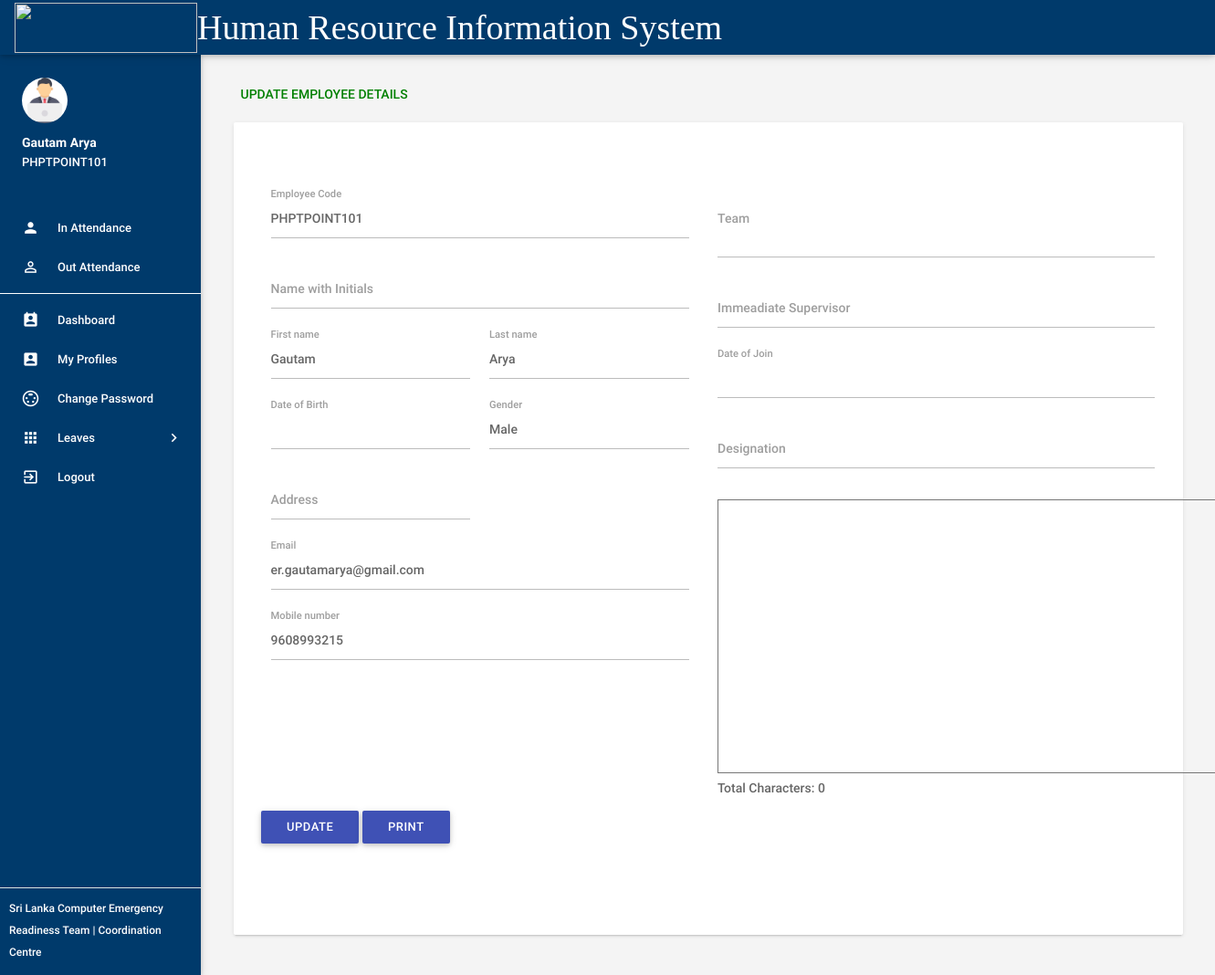
The page /myprofile.php (signed in) on the database its author committed.
### tables this page shows
CREATE TABLE `tblemployees` (
  `id` int(11) NOT NULL,
  `EmpId` varchar(100) NOT NULL,
  `NamewithInitials` varchar(20) NOT NULL,
  `FirstName` varchar(150) NOT NULL,
  `LastName` varchar(150) NOT NULL,
  `EmailId` varchar(200) NOT NULL,
  `Password` varchar(180) NOT NULL,
  `Gender` varchar(100) NOT NULL,
  `Dob` varchar(100) NOT NULL,
  `Team` varchar(255) NOT NULL,
  `DOJ` varchar(200) NOT NULL,
  `Designation` varchar(1000) NOT NULL,
  `Qualifications` varchar(1000) NOT NULL,
  `Supervisor` varchar(150) NOT NULL,
  `Address` varchar(100) NOT NULL,
  `Phonenumber` char(11) NOT NULL,
  `Status` int(1) NOT NULL,
  `RegDate` timestamp NOT NULL DEFAULT current_timestamp()
);

### myprofile.php (the view, shortened to what this page needs)
<?php
include('includes/config.php');
if(strlen($_SESSION['emplogin'])==0)
    {
header('location:index.php');
}
else{
    ?>
<!DOCTYPE html>
<html lang="en">
    <head>
        <link type="text/css" rel="stylesheet" href="assets/plugins/materialize/css/materialize.min.css"/>
        <link type="text/css" rel="stylesheet" href="assets/plugins/materialize/css/materialize.css"/>
        <link href="assets/plugins/material-preloader/css/materialPreloader.min.css" rel="stylesheet">
        <link href="assets/css/alpha.min.css" rel="stylesheet" type="text/css"/>
        <link href="assets/css/custom.css" rel="stylesheet" type="text/css"/>
    </head>
    <body>
  <?php include('includes/header.php');?>
       <?php include('includes/sidebar.php');?>
   <main class="mn-inner">
                <div class="row">
                    <div class="col s12">
                        <div class="page-title" style="color: green;">Update employee details</div>
                    </div>
                    <div class="col s12 m12 l12">
                        <div class="card">
                            <div class="card-content">
                                <form id="example-form" method="post" name="updatemp">
                                    <div>
                                        <section>
                                            <div class="wizard-content">
                                                <div class="row">
                                                    <div class="col m6">
                                                        <div class="row">
<?php
$eid=$_SESSION['emplogin'];
$sql = "SELECT * from  tblemployees where EmailId=:eid";
$query = $dbh -> prepare($sql);
$query -> bindParam(':eid',$eid, PDO::PARAM_STR);
$query->execute();
$results=$query->fetchAll(PDO::FETCH_OBJ);
if($query->rowCount() > 0)
{
foreach($results as $result)
{               ?>
 <div class="input-field col  s12">
<label for="empcode">Employee Code</label>
<input  name="empcode" id="empcode" value="<?php echo htmlentities($result->EmpId);?>" type="text" autocomplete="off" readonly required>
</div>
<div class="input-field col s12">
<label for="Namewithinitials">Name with Initials</label>
<input  name="namewithinitials" id="namewithinitials" maxlength="30" type="text"  >
</div>
<div class="input-field col m6 s12">
<label for="firstName">First name</label>
<input id="firstName" name="firstName" value="<?php echo htmlentities($result->FirstName);?>" maxlength="10"  type="text" required>
</div>
<div class="input-field col m6 s12">
<label for="lastName">Last name </label>
<input id="lastName" name="lastName" value="<?php echo htmlentities($result->LastName);?>" maxlength="20" type="text" autocomplete="off" required>
</div>
<div class="input-field col m6 s12">
<label for="fromdate">Date of Birth</label>
<input placeholder="" name="dob" type="text" onfocus="(this.type = 'date')"  id="date">
</div>
<div class="input-field col m6 s12">
<label for="gender">Gender</label>
<input id="gender" name="gender" type="text"  value="<?php echo htmlentities($result->Gender);?>" readonly autocomplete="off" required>
</div>
<div class="input-field col m6 s12">
<label for="address">Address</label>
<input id="address" name="address" type="text"  value="<?php echo htmlentities($result->Address);?>" maxlength="50" autocomplete="off" required>
</div>
<?php }}?>
<div class="input-field col s12">
<label for="email">Email</label>
<input  name="email" type="email" id="email" value="<?php echo htmlentities($result->EmailId);?>" readonly autocomplete="off" required>
</div>
<div class="input-field col s12">
<label for="phone">Mobile number</label>
<input id="phone" name="mobileno" type="tel" value="<?php echo htmlentities($result->Phonenumber);?>" maxlength="10" autocomplete="off" required>
 </div>
</div>
</div>
<div class="input-field col m6 s12">
<label for="Team">Team</label><br/>
<input id="team" name="team" type="text" value="<?php echo htmlentities($result->Department);?>" readonly autocomplete="off" required>
</div>
<div class="input-field col m6 s12">
<label for="supervisor">Immeadiate Supervisor</label>
<input id="supervisor" name="supervisor" type="text" readonly autocomplete="off" required>
</div>
<div class="input-field col m6 s12">
<label for="fromdate">Date of Join</label>
<input placeholder="" name="DOJ" type="text" onfocus="(this.type = 'date')"  id="date" required>
</div>
<div class="input-field col m6 s12">
<label for="designation">Designation</label>
<input id="designation" name="designation" type="text" readonly autocomplete="off" required>
</div>
<div class="input-field col m6 s12">
<textarea onkeydown="maximumChars(500,this)"  class="comment" id="qualifications" name="qualifications">
</textarea>
<div>Total Characters: <span id="maxChars"> 0</span></div>
</div>
<div class="input-field col s12">
<button type="submit" name="update" onclick="Validate() id="update" class="waves-effect waves-light btn indigo m-b-xs">UPDATE</button>
<button name="printprev"  class="waves-effect waves-light btn indigo m-b-xs" ><a href="myprof.php"  style="color:white">Print</a></button>
</div>
                                                      </div>
                                                    </div>
                                                </div>
                                            </div>
                                    </div>
                            </div>
                        </div>
                    </div>
        <div class="left-sidebar-hover"></div>
    </body>
</html>
<?php } ?>

### includes/sidebar.php (shortened to what this page needs)
     <aside id="slide-out" class="side-nav white fixed">
                <div class="side-nav-wrapper" style="background-color: #003A6B">
                    <div class="sidebar-profile">
                        <div class="sidebar-profile-image">
<?php
$eid=$_SESSION['eid'];
$sql = "SELECT * from  tblemployees where id=:eid AND Gender='Male'";
$query = $dbh -> prepare($sql);
$query->bindParam(':eid',$eid,PDO::PARAM_STR);
$query->execute();
$results=$query->fetchAll(PDO::FETCH_OBJ);
if($results) {
?>
					<img src="assets/images/3616927.jpg" class="circle" alt="">
<?php } ?>
                        </div>
                        <div class="sidebar-profile-info" >
					<?php
$eid=$_SESSION['eid'];
$sql = "SELECT FirstName,LastName,EmpId from  tblemployees where id=:eid";
$query = $dbh -> prepare($sql);
$query->bindParam(':eid',$eid,PDO::PARAM_STR);
$query->execute();
$results=$query->fetchAll(PDO::FETCH_OBJ);
if($query->rowCount() > 0)
{
foreach($results as $result)
{               ?>
                                <p style="color:#FEFEFE"><?php echo htmlentities($result->FirstName." ".$result->LastName);?></p>
                                <span style="color:#FEFEFE"><?php echo htmlentities($result->EmpId)?></span>
                         <?php }} ?>
                        </div>
                    </div>
                <ul class="sidebar-menu collapsible collapsible-accordion" data-collapsible="accordion" >
				  <li class="no-padding" ><a class="waves-effect waves-grey" href="InAttendance.php" style="color:#FEFEFE" onMouseOver="this.style.color='black'"  onMouseOut="this.style.color='#FEFEFE'"><i class="material-icons" style="color:#FEFEFE">person</i>In Attendance</a></li>
  <li class="no-padding" ><a class="waves-effect waves-grey" href="Out-Attendance.php" style="color:#FEFEFE" onMouseOver="this.style.color='black'"  onMouseOut="this.style.color='#FEFEFE'"><i class="material-icons" style="color:#FEFEFE">person_outline</i>Out Attendance</a></li>
<hr size="1" width="100%" color="white">
  <li class="no-padding" ><a class="waves-effect waves-grey" href="adashboard.php"  style="color:#FEFEFE"  onMouseOver="this.style.color='black'"  onMouseOut="this.style.color='#FEFEFE'"><i class="material-icons" style="color:#FEFEFE"  >perm_contact_calendar</i>Dashboard</a></li>
  <li class="no-padding" ><a class="waves-effect waves-grey" href="myprofile.php" style="color:#FEFEFE" onMouseOver="this.style.color='black'"  onMouseOut="this.style.color='#FEFEFE'"><i class="material-icons" style="color:#FEFEFE">account_box</i>My Profiles</a></li>
  <li class="no-padding" ><a class="waves-effect waves-grey" href="emp-changepassword.php" style="color:#FEFEFE" onMouseOver="this.style.color='black'"  onMouseOut="this.style.color='#FEFEFE'"><i class="material-icons" style="color:#FEFEFE">settings_input_svideo</i>Change Password</a></li>
                    <li class="no-padding">
                        <a class="collapsible-header waves-effect waves-grey" style="color:#FEFEFE" onMouseOver="this.style.color='black'"  onMouseOut="this.style.color='#FEFEFE'"><i class="material-icons" style="color:#FEFEFE">apps</i>Leaves<i class="nav-drop-icon material-icons" style="color:#FEFEFE">keyboard_arrow_right</i></a>
                    </li>
                  <li class="no-padding">
                                <a class="waves-effect waves-grey" href="logout.php" style="color:#FEFEFE" onMouseOver="this.style.color='black'"  onMouseOut="this.style.color='#FEFEFE'"><i class="material-icons" style="color:#FEFEFE">exit_to_app</i>Logout</a>
                            </li>
                </ul>
                <div class="footer" style="padding:10px">
                    <p class="copyright" style="font-size:12px;color:#FEFEFE" > Sri Lanka Computer Emergency Readiness Team | Coordination Centre</p>
                </div>
                </div>
            </aside>

### myprofile.php (style rules this page uses)
.comment { resize: none; height: 300px; width: 600px; }

### rows shown on the page
tblemployees: FirstName+LastName "Gautam Arya", EmpId "PHPTPOINT101", empcode "PHPTPOINT101", firstName "Gautam", lastName "Arya", gender "Male", email "er.gautamarya@gmail.com", mobileno "9608993215"
